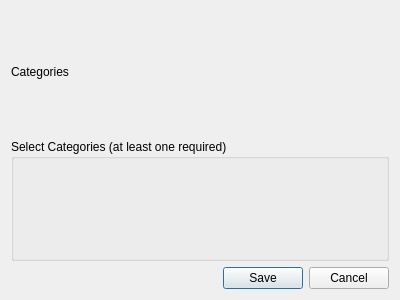
<?xml version="1.0" encoding="UTF-8"?>
<ui version="4.0">
 <class>Dialog_category_management</class>
 <widget class="QDialog" name="Dialog_category_management">
  <property name="geometry">
   <rect>
    <x>0</x>
    <y>0</y>
    <width>400</width>
    <height>300</height>
   </rect>
  </property>
  <property name="windowTitle">
   <string>Dialog</string>
  </property>
  <layout class="QVBoxLayout" name="verticalLayout">
   <item>
    <widget class="QLabel" name="label_categories">
     <property name="minimumSize">
      <size>
       <width>0</width>
       <height>0</height>
      </size>
     </property>
     <property name="text">
      <string>Categories</string>
     </property>
     <property name="role" stdset="0">
      <string>header</string>
     </property>
    </widget>
   </item>
   <item>
    <widget class="QGroupBox" name="groupBox_select_categories">
     <property name="title">
      <string>Select Categories (at least one required)</string>
     </property>
     <layout class="QHBoxLayout" name="horizontalLayout">
      <item>
       <widget class="QWidget" name="widget_placeholder_select_categories" native="true">
        <layout class="QVBoxLayout" name="verticalLayout_10"/>
       </widget>
      </item>
     </layout>
    </widget>
   </item>
   <item>
    <widget class="QDialogButtonBox" name="buttonBox_save_cancel">
     <property name="orientation">
      <enum>Qt::Orientation::Horizontal</enum>
     </property>
     <property name="standardButtons">
      <set>QDialogButtonBox::StandardButton::Cancel|QDialogButtonBox::StandardButton::Save</set>
     </property>
    </widget>
   </item>
  </layout>
 </widget>
 <resources/>
 <connections/>
</ui>
